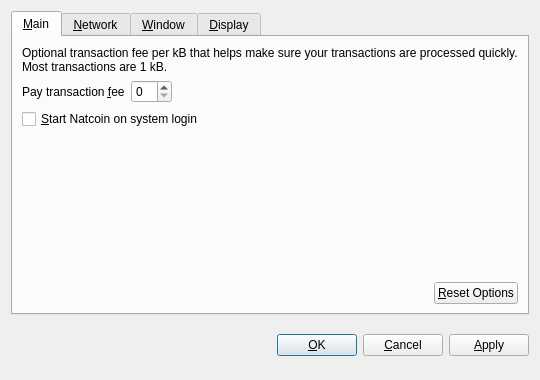
<?xml version="1.0" encoding="UTF-8"?>
<ui version="4.0">
 <class>OptionsDialog</class>
 <widget class="QDialog" name="OptionsDialog">
  <property name="geometry">
   <rect>
    <x>0</x>
    <y>0</y>
    <width>540</width>
    <height>380</height>
   </rect>
  </property>
  <property name="windowTitle">
   <string>Options</string>
  </property>
  <property name="modal">
   <bool>true</bool>
  </property>
  <layout class="QVBoxLayout" name="verticalLayout">
   <item>
    <widget class="QTabWidget" name="tabWidget">
     <property name="tabPosition">
      <enum>QTabWidget::North</enum>
     </property>
     <property name="currentIndex">
      <number>0</number>
     </property>
     <widget class="QWidget" name="tabMain">
      <attribute name="title">
       <string>&amp;Main</string>
      </attribute>
      <layout class="QVBoxLayout" name="verticalLayout_Main">
       <item>
        <widget class="QLabel" name="transactionFeeInfoLabel">
         <property name="text">
          <string>Optional transaction fee per kB that helps make sure your transactions are processed quickly. Most transactions are 1 kB.</string>
         </property>
         <property name="textFormat">
          <enum>Qt::PlainText</enum>
         </property>
         <property name="wordWrap">
          <bool>true</bool>
         </property>
        </widget>
       </item>
       <item>
        <layout class="QHBoxLayout" name="horizontalLayout_1_Main">
         <item>
          <widget class="QLabel" name="transactionFeeLabel">
           <property name="text">
            <string>Pay transaction &amp;fee</string>
           </property>
           <property name="textFormat">
            <enum>Qt::PlainText</enum>
           </property>
           <property name="buddy">
            <cstring>transactionFee</cstring>
           </property>
          </widget>
         </item>
         <item>
          <widget class="BitcoinAmountField" name="transactionFee"/>
         </item>
         <item>
          <spacer name="horizontalSpacer_1_Main">
           <property name="orientation">
            <enum>Qt::Horizontal</enum>
           </property>
           <property name="sizeHint" stdset="0">
            <size>
             <width>40</width>
             <height>20</height>
            </size>
           </property>
          </spacer>
         </item>
        </layout>
       </item>
       <item>
        <widget class="QCheckBox" name="bitcoinAtStartup">
         <property name="toolTip">
          <string>Automatically start Natcoin after logging in to the system.</string>
         </property>
         <property name="text">
          <string>&amp;Start Natcoin on system login</string>
         </property>
        </widget>
       </item>
       <item>
        <spacer name="verticalSpacer_Main">
         <property name="orientation">
          <enum>Qt::Vertical</enum>
         </property>
         <property name="sizeHint" stdset="0">
          <size>
           <width>20</width>
           <height>40</height>
          </size>
         </property>
        </spacer>
       </item>
       <item>
        <layout class="QHBoxLayout" name="horizontalLayout_2_Main">
         <item>
          <spacer name="horizontalSpacer_2_Main">
           <property name="orientation">
            <enum>Qt::Horizontal</enum>
           </property>
           <property name="sizeHint" stdset="0">
            <size>
             <width>40</width>
             <height>20</height>
            </size>
           </property>
          </spacer>
         </item>
         <item>
          <widget class="QPushButton" name="resetButton">
           <property name="toolTip">
            <string>Reset all client options to default.</string>
           </property>
           <property name="text">
            <string>&amp;Reset Options</string>
           </property>
           <property name="autoDefault">
            <bool>false</bool>
           </property>
          </widget>
         </item>
        </layout>
       </item>
      </layout>
     </widget>
     <widget class="QWidget" name="tabNetwork">
      <attribute name="title">
       <string>&amp;Network</string>
      </attribute>
      <layout class="QVBoxLayout" name="verticalLayout_Network">
       <item>
        <widget class="QCheckBox" name="mapPortUpnp">
         <property name="toolTip">
          <string>Automatically open the Natcoin client port on the router. This only works when your router supports UPnP and it is enabled.</string>
         </property>
         <property name="text">
          <string>Map port using &amp;UPnP</string>
         </property>
        </widget>
       </item>
       <item>
        <widget class="QCheckBox" name="connectSocks">
         <property name="toolTip">
          <string>Connect to the Natcoin network through a SOCKS proxy (e.g. when connecting through Tor).</string>
         </property>
         <property name="text">
          <string>&amp;Connect through SOCKS proxy:</string>
         </property>
        </widget>
       </item>
       <item>
        <layout class="QHBoxLayout" name="horizontalLayout_Network">
         <item>
          <widget class="QLabel" name="proxyIpLabel">
           <property name="text">
            <string>Proxy &amp;IP:</string>
           </property>
           <property name="textFormat">
            <enum>Qt::PlainText</enum>
           </property>
           <property name="buddy">
            <cstring>proxyIp</cstring>
           </property>
          </widget>
         </item>
         <item>
          <widget class="QValidatedLineEdit" name="proxyIp">
           <property name="maximumSize">
            <size>
             <width>140</width>
             <height>16777215</height>
            </size>
           </property>
           <property name="toolTip">
            <string>IP address of the proxy (e.g. 127.0.0.1)</string>
           </property>
          </widget>
         </item>
         <item>
          <widget class="QLabel" name="proxyPortLabel">
           <property name="text">
            <string>&amp;Port:</string>
           </property>
           <property name="textFormat">
            <enum>Qt::PlainText</enum>
           </property>
           <property name="buddy">
            <cstring>proxyPort</cstring>
           </property>
          </widget>
         </item>
         <item>
          <widget class="QLineEdit" name="proxyPort">
           <property name="maximumSize">
            <size>
             <width>55</width>
             <height>16777215</height>
            </size>
           </property>
           <property name="toolTip">
            <string>Port of the proxy (e.g. 9050)</string>
           </property>
          </widget>
         </item>
         <item>
          <widget class="QLabel" name="socksVersionLabel">
           <property name="text">
            <string>SOCKS &amp;Version:</string>
           </property>
           <property name="textFormat">
            <enum>Qt::PlainText</enum>
           </property>
           <property name="buddy">
            <cstring>socksVersion</cstring>
           </property>
          </widget>
         </item>
         <item>
          <widget class="QValueComboBox" name="socksVersion">
           <property name="toolTip">
            <string>SOCKS version of the proxy (e.g. 5)</string>
           </property>
          </widget>
         </item>
         <item>
          <spacer name="horizontalSpacer_Network">
           <property name="orientation">
            <enum>Qt::Horizontal</enum>
           </property>
           <property name="sizeHint" stdset="0">
            <size>
             <width>40</width>
             <height>20</height>
            </size>
           </property>
          </spacer>
         </item>
        </layout>
       </item>
       <item>
        <spacer name="verticalSpacer_Network">
         <property name="orientation">
          <enum>Qt::Vertical</enum>
         </property>
         <property name="sizeHint" stdset="0">
          <size>
           <width>20</width>
           <height>40</height>
          </size>
         </property>
        </spacer>
       </item>
      </layout>
     </widget>
     <widget class="QWidget" name="tabWindow">
      <attribute name="title">
       <string>&amp;Window</string>
      </attribute>
      <layout class="QVBoxLayout" name="verticalLayout_Window">
       <item>
        <widget class="QCheckBox" name="minimizeToTray">
         <property name="toolTip">
          <string>Show only a tray icon after minimizing the window.</string>
         </property>
         <property name="text">
          <string>&amp;Minimize to the tray instead of the taskbar</string>
         </property>
        </widget>
       </item>
       <item>
        <widget class="QCheckBox" name="minimizeOnClose">
         <property name="toolTip">
          <string>Minimize instead of exit the application when the window is closed. When this option is enabled, the application will be closed only after selecting Quit in the menu.</string>
         </property>
         <property name="text">
          <string>M&amp;inimize on close</string>
         </property>
        </widget>
       </item>
       <item>
        <spacer name="verticalSpacer_Window">
         <property name="orientation">
          <enum>Qt::Vertical</enum>
         </property>
         <property name="sizeHint" stdset="0">
          <size>
           <width>20</width>
           <height>40</height>
          </size>
         </property>
        </spacer>
       </item>
      </layout>
     </widget>
     <widget class="QWidget" name="tabDisplay">
      <attribute name="title">
       <string>&amp;Display</string>
      </attribute>
      <layout class="QVBoxLayout" name="verticalLayout_Display">
       <item>
        <layout class="QHBoxLayout" name="horizontalLayout_1_Display">
         <item>
          <widget class="QLabel" name="langLabel">
           <property name="text">
            <string>User Interface &amp;language:</string>
           </property>
           <property name="textFormat">
            <enum>Qt::PlainText</enum>
           </property>
           <property name="buddy">
            <cstring>lang</cstring>
           </property>
          </widget>
         </item>
         <item>
          <widget class="QValueComboBox" name="lang">
           <property name="toolTip">
            <string>The user interface language can be set here. This setting will take effect after restarting Natcoin.</string>
           </property>
          </widget>
         </item>
        </layout>
       </item>
       <item>
        <layout class="QHBoxLayout" name="horizontalLayout_2_Display">
         <item>
          <widget class="QLabel" name="unitLabel">
           <property name="text">
            <string>&amp;Unit to show amounts in:</string>
           </property>
           <property name="textFormat">
            <enum>Qt::PlainText</enum>
           </property>
           <property name="buddy">
            <cstring>unit</cstring>
           </property>
          </widget>
         </item>
         <item>
          <widget class="QValueComboBox" name="unit">
           <property name="toolTip">
            <string>Choose the default subdivision unit to show in the interface and when sending coins.</string>
           </property>
          </widget>
         </item>
        </layout>
       </item>
       <item>
        <widget class="QCheckBox" name="displayAddresses">
         <property name="toolTip">
          <string>Whether to show Natcoin addresses in the transaction list or not.</string>
         </property>
         <property name="text">
          <string>&amp;Display addresses in transaction list</string>
         </property>
        </widget>
       </item>
       <item>
        <widget class="QCheckBox" name="coinControlFeatures">
         <property name="toolTip">
          <string>Whether to show coin control features or not.</string>
         </property>
         <property name="text">
          <string>Display coin &amp;control features (experts only!)</string>
         </property>
        </widget>
       </item>
       <item>
        <spacer name="verticalSpacer_Display">
         <property name="orientation">
          <enum>Qt::Vertical</enum>
         </property>
         <property name="sizeHint" stdset="0">
          <size>
           <width>20</width>
           <height>40</height>
          </size>
         </property>
        </spacer>
       </item>
      </layout>
     </widget>
    </widget>
   </item>
   <item>
    <layout class="QHBoxLayout" name="horizontalLayout_Buttons">
     <item>
      <spacer name="horizontalSpacer_1">
       <property name="orientation">
        <enum>Qt::Horizontal</enum>
       </property>
       <property name="sizeHint" stdset="0">
        <size>
         <width>40</width>
         <height>48</height>
        </size>
       </property>
      </spacer>
     </item>
     <item>
      <widget class="QLabel" name="statusLabel">
       <property name="font">
        <font>
         <weight>75</weight>
         <bold>true</bold>
        </font>
       </property>
       <property name="text">
        <string/>
       </property>
       <property name="textFormat">
        <enum>Qt::PlainText</enum>
       </property>
       <property name="wordWrap">
        <bool>true</bool>
       </property>
      </widget>
     </item>
     <item>
      <spacer name="horizontalSpacer_2">
       <property name="orientation">
        <enum>Qt::Horizontal</enum>
       </property>
       <property name="sizeHint" stdset="0">
        <size>
         <width>40</width>
         <height>48</height>
        </size>
       </property>
      </spacer>
     </item>
     <item>
      <widget class="QPushButton" name="okButton">
       <property name="text">
        <string>&amp;OK</string>
       </property>
      </widget>
     </item>
     <item>
      <widget class="QPushButton" name="cancelButton">
       <property name="text">
        <string>&amp;Cancel</string>
       </property>
       <property name="autoDefault">
        <bool>false</bool>
       </property>
      </widget>
     </item>
     <item>
      <widget class="QPushButton" name="applyButton">
       <property name="text">
        <string>&amp;Apply</string>
       </property>
       <property name="autoDefault">
        <bool>false</bool>
       </property>
      </widget>
     </item>
    </layout>
   </item>
  </layout>
 </widget>
 <customwidgets>
  <customwidget>
   <class>BitcoinAmountField</class>
   <extends>QSpinBox</extends>
   <header>bitcoinamountfield.h</header>
  </customwidget>
  <customwidget>
   <class>QValueComboBox</class>
   <extends>QComboBox</extends>
   <header>qvaluecombobox.h</header>
  </customwidget>
  <customwidget>
   <class>QValidatedLineEdit</class>
   <extends>QLineEdit</extends>
   <header>qvalidatedlineedit.h</header>
  </customwidget>
 </customwidgets>
 <resources/>
 <connections/>
</ui>
